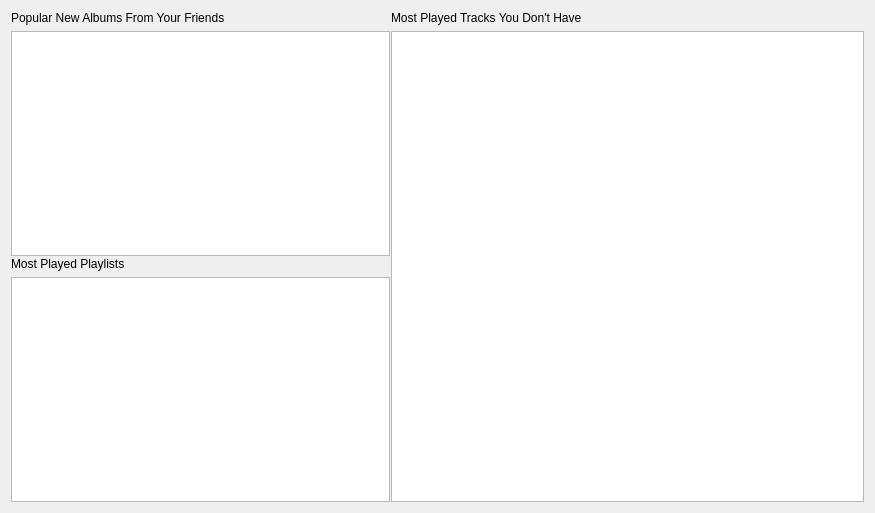
<?xml version="1.0" encoding="UTF-8"?>
<ui version="4.0">
 <class>SocialPlaylistWidget</class>
 <widget class="QWidget" name="SocialPlaylistWidget">
  <property name="geometry">
   <rect>
    <x>0</x>
    <y>0</y>
    <width>875</width>
    <height>513</height>
   </rect>
  </property>
  <layout class="QVBoxLayout" name="verticalLayout_4">
   <item>
    <widget class="QSplitter" name="splitter_2">
     <property name="orientation">
      <enum>Qt::Horizontal</enum>
     </property>
     <property name="handleWidth">
      <number>1</number>
     </property>
     <widget class="QSplitter" name="splitter">
      <property name="orientation">
       <enum>Qt::Vertical</enum>
      </property>
      <property name="handleWidth">
       <number>1</number>
      </property>
      <widget class="QWidget" name="layoutWidget1">
       <layout class="QVBoxLayout" name="verticalLayout">
        <item>
         <widget class="HeaderLabel" name="label_4">
          <property name="text">
           <string>Popular New Albums From Your Friends</string>
          </property>
         </widget>
        </item>
        <item>
         <widget class="AlbumView" name="newAlbumsView"/>
        </item>
       </layout>
      </widget>
      <widget class="QWidget" name="layoutWidget2">
       <layout class="QVBoxLayout" name="verticalLayout_3">
        <item>
         <widget class="HeaderLabel" name="label_2">
          <property name="text">
           <string>Most Played Playlists</string>
          </property>
         </widget>
        </item>
        <item>
         <widget class="PlaylistWidget" name="mostPlayedPlaylists"/>
        </item>
       </layout>
      </widget>
     </widget>
     <widget class="QWidget" name="layoutWidget">
      <layout class="QVBoxLayout" name="verticalLayout_2">
       <item>
        <widget class="HeaderLabel" name="label_3">
         <property name="text">
          <string>Most Played Tracks You Don't Have</string>
         </property>
        </widget>
       </item>
       <item>
        <widget class="PlaylistView" name="newTracksView">
         <property name="minimumSize">
          <size>
           <width>320</width>
           <height>0</height>
          </size>
         </property>
        </widget>
       </item>
      </layout>
     </widget>
    </widget>
   </item>
  </layout>
 </widget>
 <customwidgets>
  <customwidget>
   <class>PlaylistView</class>
   <extends>QTreeView</extends>
   <header>playlist/PlaylistView.h</header>
  </customwidget>
  <customwidget>
   <class>HeaderLabel</class>
   <extends>QLabel</extends>
   <header location="global">widgets/HeaderLabel.h</header>
  </customwidget>
  <customwidget>
   <class>AlbumView</class>
   <extends>QListView</extends>
   <header location="global">playlist/AlbumView.h</header>
  </customwidget>
  <customwidget>
   <class>PlaylistWidget</class>
   <extends>QListWidget</extends>
   <header>widgets/WelcomeWidget.h</header>
  </customwidget>
 </customwidgets>
 <resources/>
 <connections/>
</ui>
